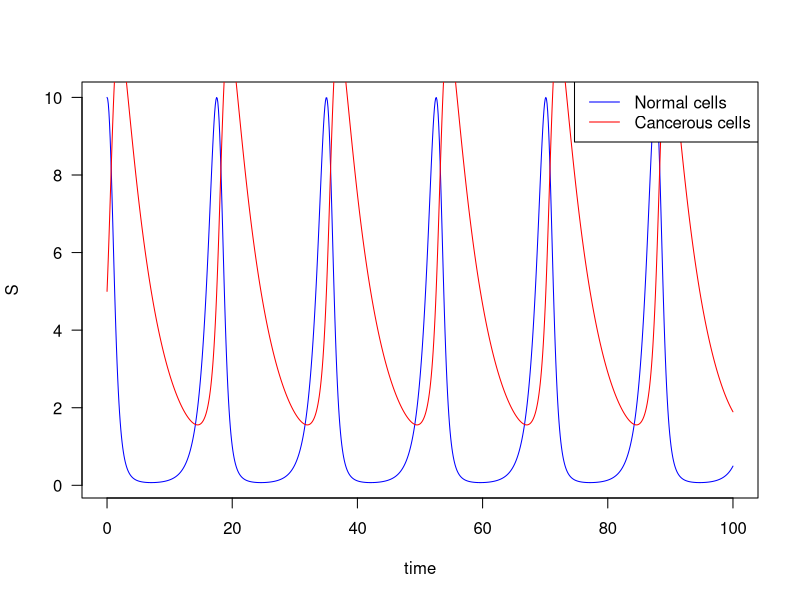

This chart was generated by the following R code:
library(deSolve)
rm(list = ls())

Lotka.Volterra <- function(t, state, parameters)
{
  with(as.list(c(state, parameters)), {
    dX <- X * (alpha - beta * Y)
    dY <-Y * (delta * beta * X - gamma)
    list(c(dX, dY))
  })
}
  
### Lotka-volterra Model ##

alpha <- 1
beta <- 0.2
gamma <- 0.2
delta <- 0.5

params = c(alpha, beta, gamma, delta)

init = c(X = 10, Y = 5)
time <- seq(0, 100, by=0.1)

out <- as.data.frame(ode(y = init, times = time, func = Lotka.Volterra, parms = params))

S <- out$X
C <- out$Y

plot(time, S, type = "l", las=1, col = "blue")
lines(time, C, type = "l", col="red")

legend("topright", legend=c("Normal cells", "Cancerous cells"),
       col=c("blue", "red"), lty = 1)
